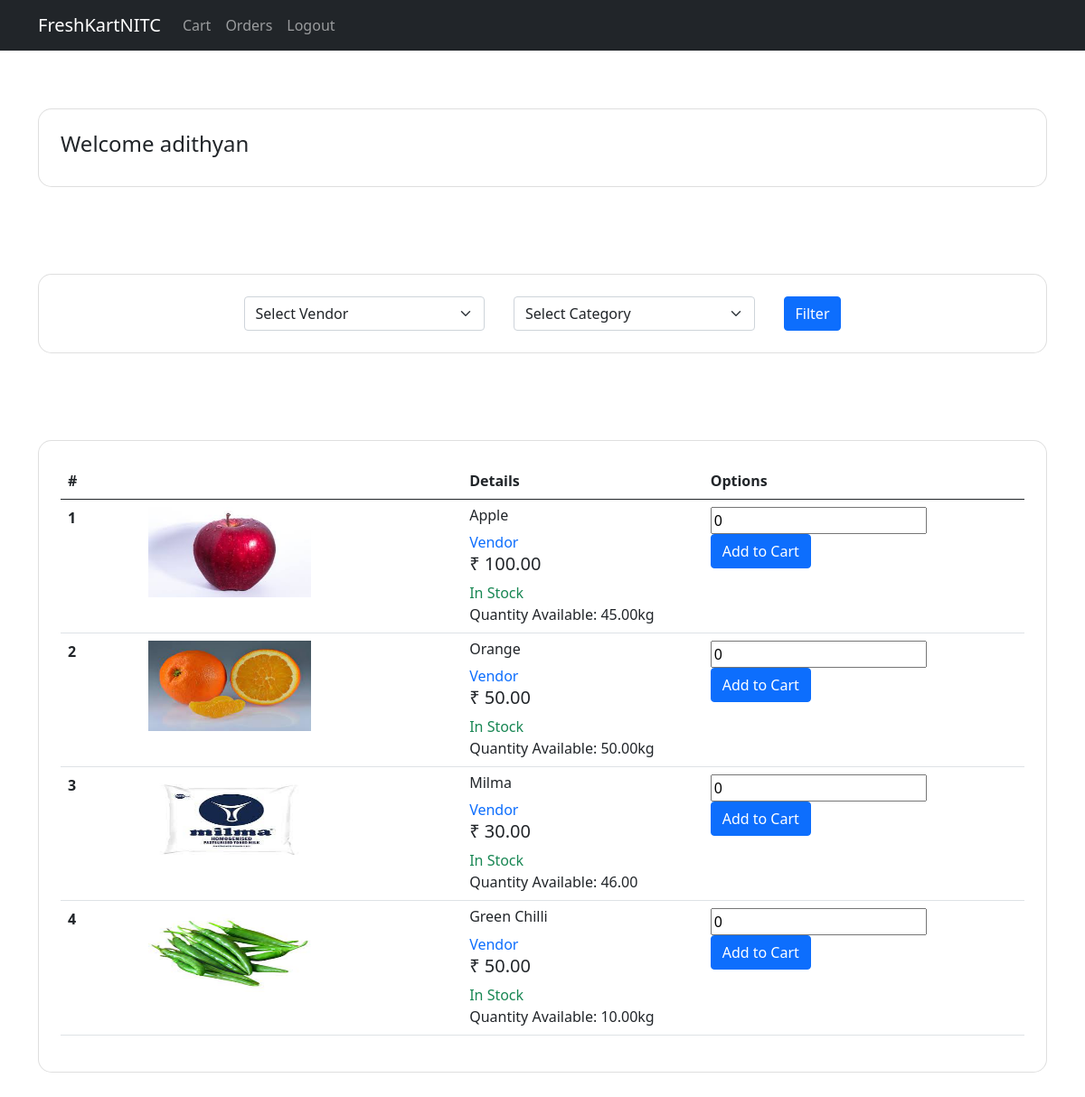
Before: /home (signed in) with the older database file.
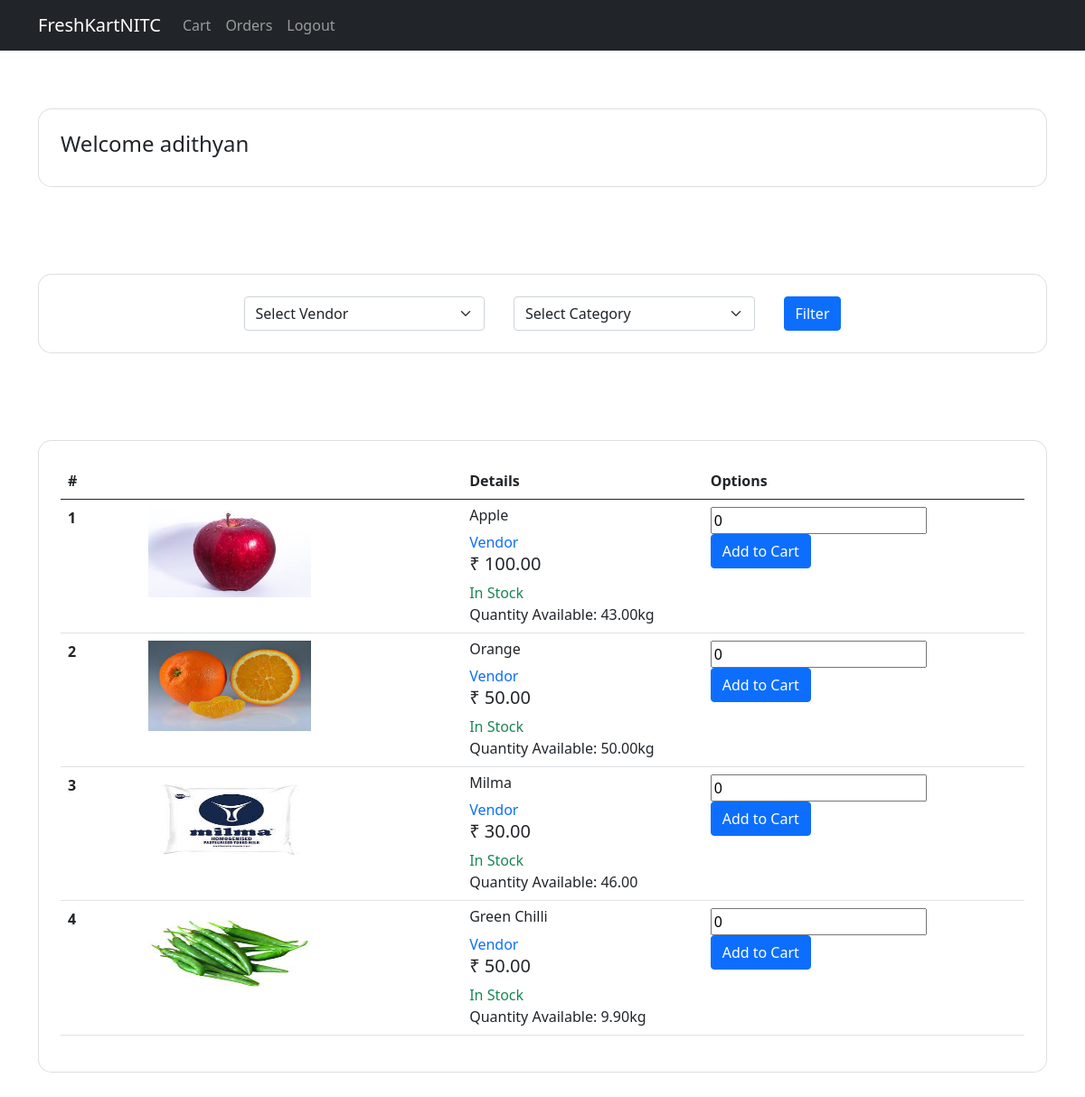
After: the same page with the newer database file.
### application/models.py (models this page shows)
class Products(db.Model):
    __tablename__ = 'products'
    id = db.Column(db.Integer, primary_key=True, autoincrement=True)
    name = db.Column(db.String(255), nullable=False)
    vendor = db.Column(db.Integer, db.ForeignKey('vendors.id'), nullable=False)
    image = db.Column(db.String(255), nullable=False)
    category = db.Column(db.String(255), nullable=False)
    price = db.Column(db.Numeric(10,2), nullable=False)
    qty = db.Column(db.Numeric(10,2), nullable=False)
    unit = db.Column(db.String(255), nullable=False)

class Vendors(db.Model):
    __tablename__ = 'vendors'
    id = db.Column(db.Integer, primary_key=True, autoincrement=True)
    name = db.Column(db.String(255), nullable=False)
    email = db.Column(db.String(255), nullable=False, unique=True)
    phone = db.Column(db.String(10), nullable=False)
    password = db.Column(db.String(255), nullable=False)

### application/controllers.py (the view, shortened to what this page needs)
@app.route('/home',methods=["GET",'POST'])
@buyer_login_required
def home():
    products = Products.query.all()
    product_list = utils.get_product_list(products)
    vendors = Vendors.query.all()
    return render_template('buyer_home.html',user = session['username'],products = product_list,vendors = vendors)

### application/controllers.py (called while the page is built)
def buyer_login_required(f):
    @wraps(f)
    def wrap(*args, **kwargs):
        if 'type' in session and session['type'] == 'Buyer' and 'status' in session:
            return f(*args, **kwargs)
        else:
            flash('Unauthorized Access','danger')
            return redirect(url_for('login'))
    return wrap

### application/utils.py (called while the page is built)
def get_product_list(products):
    product_list = []
    for product in products:
        vendor = Vendors.query.filter(Vendors.id==product.vendor).first()
        product_list.append({
            'id': product.id,
            'name': product.name,
            'vendor': vendor.name,
            'price': product.price,
            'qty' : product.qty,
            'unit': product.unit,
            'image': product.image
        })
    return product_list

### templates/buyer_home.html (shortened to what this page needs)
{% extends 'base_buyer.html' %}
{% block content %}
<div class="container py-5 h-100">
  <div class="card" style="border-radius: 15px;">
    <div class="card-body p-4">
      <div class="d-sm-flex">
        <h4>Welcome {{user}}</h4>
      </div>
    </div>
  </div>
</div>
<div class="container py-5 h-100">
  <div class="card" style="border-radius: 15px;">
    <div class="card-body p-4 ">
        <form class="d-sm-flex flex-row justify-content-center flex-wrap" method="POST">
          <select class="form-select w-25 mx-3" name="vendor">
            <option>Select Vendor</option>
          </select>
          <select class="form-select w-25 mx-3" name="category">
            <option>Select Category</option>
          </select>
          <button type="submit" class="btn btn-primary mx-3">Filter</button>
        </form>
    </div>
  </div>
</div>
<div class="container py-5 h-100">
  <div class="card" style="border-radius: 15px;">
    <div class="card-body p-4 justify-content-center" style="overflow-x:auto;">
      <table class="table">
        <thead>
          <tr>
            <th class="col-1">#</th>
            <th class="col-4"></th>
            <th class="col-3">Details</th>
            <th class="col-4">Options</th>
          </tr>
        </thead>
        <tbody>
        {% for product in products %}
          <tr>
            <th>{{ loop.index }}</th>
            <td><img src="/static/images/{{product['image']}}" height=100 width=180/></td>
            <td>
              <div class="d-flex flex-column">
                <h6>{{ product['name'] }}</h6>
                <span class="text-primary">{{ product['vendor'] }}</span>
                <h5>₹ {{ product['price'] }}</h5>
                {% if product['qty'] > 0 %}
                <span class="text-success text-capitalize">In Stock</span>
                <span>Quantity Available: {{product['qty']}}{{product['unit']}}</span>
                {% else %}
                <span class="text-danger text-capitalize">Out Of Stock</span>
                {% endif %}
              </div>
            </td>
            <td>
              <form method="POST" action="{{url_for('add_to_cart',id=product['id'])}}">
                <div class="form-row">
                  {%if product['unit']=="kg"%}
                  <input type="number" name="quantity" value= 0 step=0.01 min=0>
                  {%elif product['unit']=="g"%}
                  <input type="number" name="quantity" value= 0 step=10 min=0>
                  {%elif product['unit']=="L"%}
                  <input type="number" name="quantity" value= 0 step=0.01 min=0>
                  {%else%}
                  <input type="number" name="quantity" value= 0 step=1 min=0>
                  {%endif%}
                  <input class="btn btn-primary mt-3 mt-md-0 " type="submit" value="Add to Cart">
                </div>
              </form>
            </td>
          </tr>
        {% endfor %}
        </tbody>
      </table>
    </div>
  </div>
</div>
{% endblock %}

Changed rows visible on the page:
changed Products "Apple": qty 45 → 43 (drawn)
changed Products "Green Chilli": qty 10 → 9.9 (drawn)
Other visible differences:
new list line: "1 ₹ In Stock Quantity Available: 0 Add to Cart"
new list line: "Apple 100.00 43.00 kg"
new list line: "Vendor"
new list line: "4 ₹ In Stock Quantity Available: 0 Add to Cart"
new list line: "Green Chilli 50.00 9.90 kg"
list line gone: "1 ₹ In Stock Quantity Available: 0 Add to Cart"
list line gone: "Apple 100.00 45.00 kg"
list line gone: "Vendor"
list line gone: "4 ₹ In Stock Quantity Available: 0 Add to Cart"
list line gone: "Green Chilli 50.00 10.00 kg"
